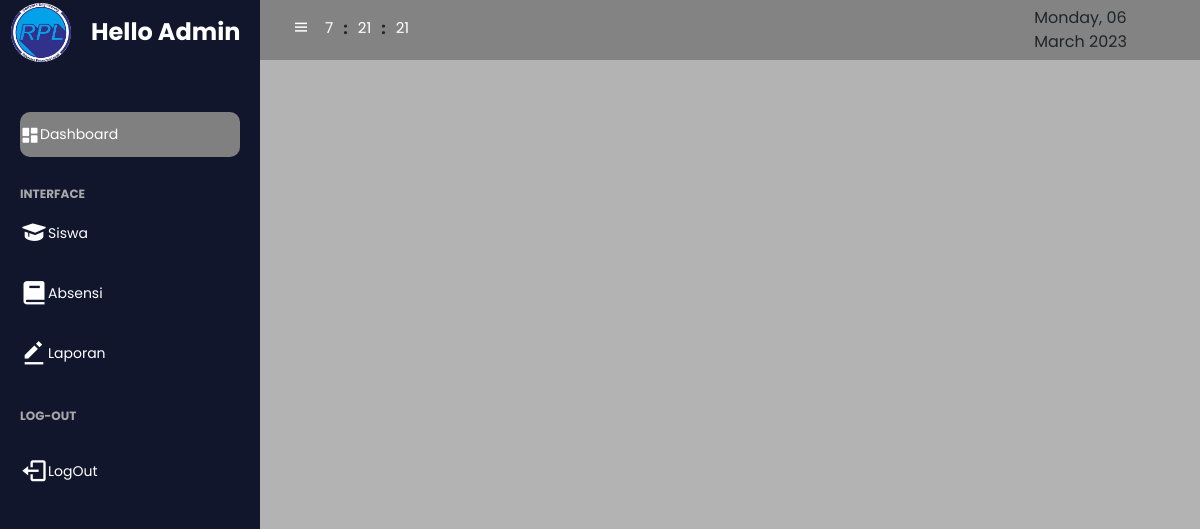
Before: /admin/index.php?page=edit&nis=3456 with the older database file.
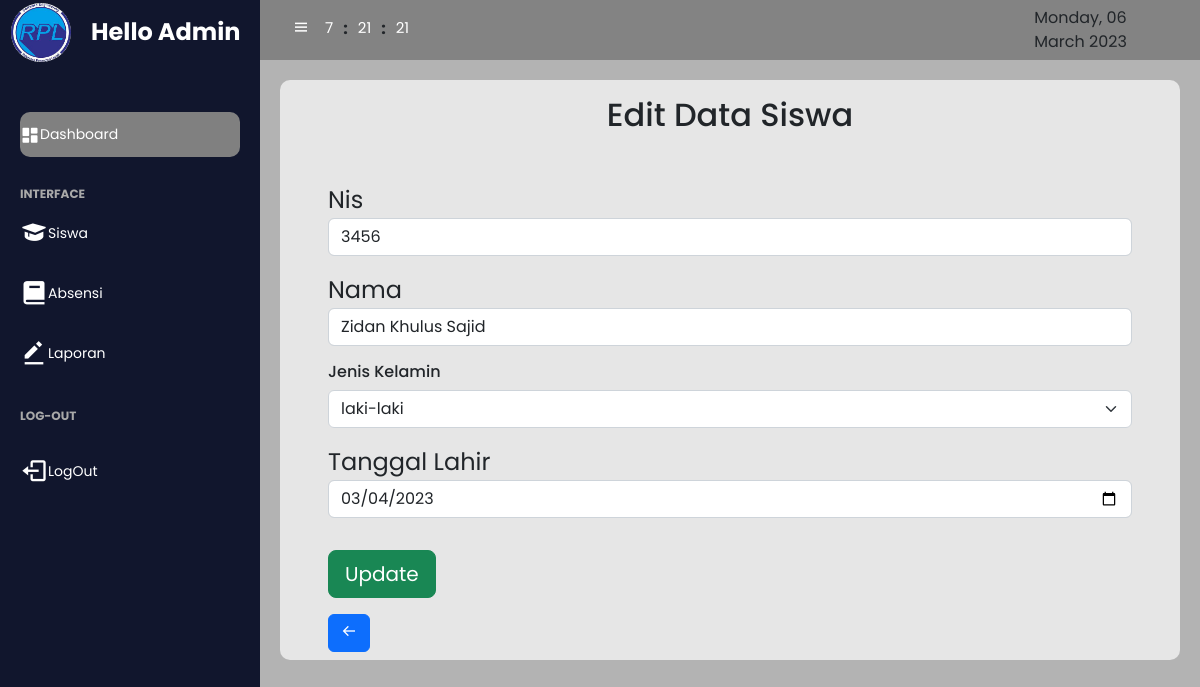
After: the same page with the newer database file.
### tables this page shows
CREATE TABLE `siswa` (
  `id` int(11) NOT NULL,
  `nis` varchar(11) NOT NULL,
  `nama` varchar(45) NOT NULL,
  `jenis_kelamin` enum('Laki-laki','Perempuan') NOT NULL,
  `tanggal_lahir` date NOT NULL
);

### admin/edit.php (the view, shortened to what this page needs)
<?php
include "../koneksi.php";
$nis = $_GET['nis'];
$edit = $conn->query("SELECT * FROM siswa WHERE nis='$nis'");
?>
<?php
while ($data = mysqli_fetch_array($edit)) {
?>
<link rel="stylesheet" href="../patch/style.css">
    <div class="edit">
        <h2 class="text-center py-3">Edit Data Siswa</h2>
        <form action="" method="post">
        <section class="base mb-4 mx-5 py-2">
            <div class="my-3 ">
                <label class="fs-4">Nis</label>
                <input type="text" class="form-control" name="nis"  value="<?php echo $data['nis'];?>">
            </div>
            <div class="my-3">
                <label class="fs-4">Nama</label>
                <input type="text" class="form-control" name="nama"  value="<?php echo $data['nama'];?>">
            </div>
            <div class="mb-2">
            <h6 class="form-label">Jenis Kelamin</h6>
            <select class="form-select" name="jenis_kelamin" aria-label="Default select example">
            <option value="laki-laki">laki-laki</option>
            </select>
        </div>
            <div class="my-3">
                <label class="fs-4">Tanggal Lahir</label>
                <input type="date" class="form-control" name="tanggal_lahir"  value="<?php echo $data['tanggal_lahir'];?>">
            </div>
            <div class=" py-3"><button type="submit" name="edit" class="btn btn-success btn-lg">Update</button></div>
            <a href="?page=siswa" class="btn btn-primary"><i class='bx bx-arrow-back'></i></a>
        </section>
<?php
}
?>
    </form>
</div>
<?php
include "../footer.php";
?>

Changed rows visible on the page:
added siswa: nis "3456", nama "Zidan Khulus Sajid", tanggal_lahir "03/04/2023"
